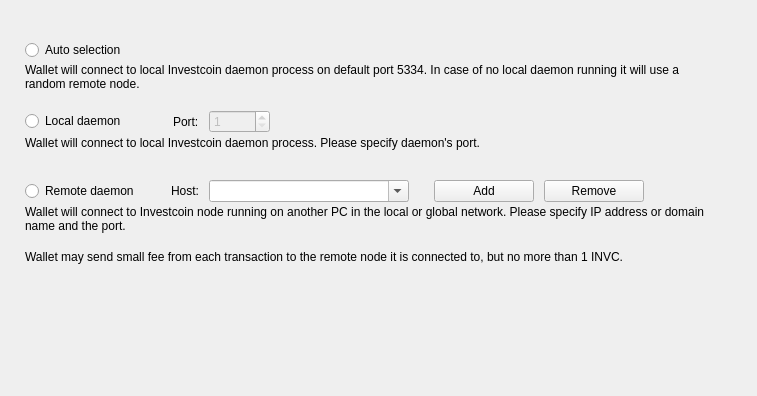
<?xml version="1.0" encoding="UTF-8"?>
<ui version="4.0">
 <class>ConnectionOptionsFrame</class>
 <widget class="QFrame" name="ConnectionOptionsFrame">
  <property name="geometry">
   <rect>
    <x>0</x>
    <y>0</y>
    <width>757</width>
    <height>396</height>
   </rect>
  </property>
  <property name="windowTitle">
   <string>Frame</string>
  </property>
  <property name="frameShape">
   <enum>QFrame::NoFrame</enum>
  </property>
  <property name="frameShadow">
   <enum>QFrame::Raised</enum>
  </property>
  <layout class="QVBoxLayout" name="verticalLayout_5">
   <property name="spacing">
    <number>0</number>
   </property>
   <property name="leftMargin">
    <number>25</number>
   </property>
   <property name="topMargin">
    <number>40</number>
   </property>
   <property name="rightMargin">
    <number>49</number>
   </property>
   <item>
    <widget class="QWidget" name="widget" native="true">
     <property name="sizePolicy">
      <sizepolicy hsizetype="Preferred" vsizetype="Fixed">
       <horstretch>0</horstretch>
       <verstretch>0</verstretch>
      </sizepolicy>
     </property>
     <property name="minimumSize">
      <size>
       <width>0</width>
       <height>70</height>
      </size>
     </property>
     <property name="maximumSize">
      <size>
       <width>16777215</width>
       <height>70</height>
      </size>
     </property>
     <layout class="QVBoxLayout" name="verticalLayout" stretch="0,1">
      <property name="spacing">
       <number>3</number>
      </property>
      <property name="leftMargin">
       <number>0</number>
      </property>
      <property name="topMargin">
       <number>0</number>
      </property>
      <property name="rightMargin">
       <number>0</number>
      </property>
      <property name="bottomMargin">
       <number>0</number>
      </property>
      <item>
       <widget class="QRadioButton" name="m_autoRadio">
        <property name="text">
         <string>Auto selection</string>
        </property>
        <attribute name="buttonGroup">
         <string notr="true">m_connectionButtonGroup</string>
        </attribute>
       </widget>
      </item>
      <item alignment="Qt::AlignTop">
       <widget class="WalletGui::WalletSmallGrayTextLabel" name="m_autoHelperLabel">
        <property name="text">
         <string>&lt;html&gt;&lt;head/&gt;&lt;body&gt;&lt;p&gt;Wallet will connect to local Investcoin daemon process on default port 5334. In case of no local daemon running it will use a random remote node.&lt;/p&gt;&lt;/body&gt;&lt;/html&gt;</string>
        </property>
        <property name="alignment">
         <set>Qt::AlignLeading|Qt::AlignLeft|Qt::AlignTop</set>
        </property>
        <property name="wordWrap">
         <bool>true</bool>
        </property>
        <property name="indent">
         <number>0</number>
        </property>
       </widget>
      </item>
     </layout>
    </widget>
   </item>
   <item>
    <widget class="QWidget" name="widget_3" native="true">
     <property name="sizePolicy">
      <sizepolicy hsizetype="Preferred" vsizetype="Fixed">
       <horstretch>0</horstretch>
       <verstretch>0</verstretch>
      </sizepolicy>
     </property>
     <property name="minimumSize">
      <size>
       <width>0</width>
       <height>70</height>
      </size>
     </property>
     <property name="maximumSize">
      <size>
       <width>16777215</width>
       <height>70</height>
      </size>
     </property>
     <layout class="QVBoxLayout" name="verticalLayout_3" stretch="0,1">
      <property name="spacing">
       <number>3</number>
      </property>
      <property name="leftMargin">
       <number>0</number>
      </property>
      <property name="topMargin">
       <number>0</number>
      </property>
      <property name="rightMargin">
       <number>0</number>
      </property>
      <property name="bottomMargin">
       <number>0</number>
      </property>
      <item>
       <layout class="QHBoxLayout" name="horizontalLayout">
        <property name="spacing">
         <number>10</number>
        </property>
        <item>
         <widget class="QRadioButton" name="m_localRadio">
          <property name="text">
           <string>Local daemon</string>
          </property>
          <attribute name="buttonGroup">
           <string notr="true">m_connectionButtonGroup</string>
          </attribute>
         </widget>
        </item>
        <item>
         <spacer name="horizontalSpacer">
          <property name="orientation">
           <enum>Qt::Horizontal</enum>
          </property>
          <property name="sizeType">
           <enum>QSizePolicy::Fixed</enum>
          </property>
          <property name="sizeHint" stdset="0">
           <size>
            <width>37</width>
            <height>20</height>
           </size>
          </property>
         </spacer>
        </item>
        <item>
         <widget class="QLabel" name="label">
          <property name="text">
           <string>Port:</string>
          </property>
         </widget>
        </item>
        <item alignment="Qt::AlignVCenter">
         <widget class="QSpinBox" name="m_localPortSpin">
          <property name="enabled">
           <bool>false</bool>
          </property>
          <property name="minimum">
           <number>1</number>
          </property>
          <property name="maximum">
           <number>65535</number>
          </property>
          <property name="value">
           <number>1</number>
          </property>
         </widget>
        </item>
        <item>
         <spacer name="horizontalSpacer_2">
          <property name="orientation">
           <enum>Qt::Horizontal</enum>
          </property>
          <property name="sizeHint" stdset="0">
           <size>
            <width>40</width>
            <height>20</height>
           </size>
          </property>
         </spacer>
        </item>
       </layout>
      </item>
      <item alignment="Qt::AlignTop">
       <widget class="WalletGui::WalletSmallGrayTextLabel" name="m_localHelperLabel">
        <property name="text">
         <string>&lt;html&gt;&lt;head/&gt;&lt;body&gt;&lt;p&gt;Wallet will connect to local Investcoin daemon process. Please specify daemon's port.&lt;/p&gt;&lt;/body&gt;&lt;/html&gt;</string>
        </property>
        <property name="alignment">
         <set>Qt::AlignLeading|Qt::AlignLeft|Qt::AlignTop</set>
        </property>
        <property name="wordWrap">
         <bool>true</bool>
        </property>
        <property name="indent">
         <number>0</number>
        </property>
       </widget>
      </item>
     </layout>
    </widget>
   </item>
   <item>
    <widget class="QWidget" name="widget_4" native="true">
     <property name="sizePolicy">
      <sizepolicy hsizetype="Preferred" vsizetype="Fixed">
       <horstretch>0</horstretch>
       <verstretch>0</verstretch>
      </sizepolicy>
     </property>
     <property name="minimumSize">
      <size>
       <width>0</width>
       <height>70</height>
      </size>
     </property>
     <property name="maximumSize">
      <size>
       <width>16777215</width>
       <height>70</height>
      </size>
     </property>
     <layout class="QVBoxLayout" name="verticalLayout_4" stretch="0,1">
      <property name="spacing">
       <number>3</number>
      </property>
      <property name="leftMargin">
       <number>0</number>
      </property>
      <property name="topMargin">
       <number>0</number>
      </property>
      <property name="rightMargin">
       <number>0</number>
      </property>
      <property name="bottomMargin">
       <number>0</number>
      </property>
      <item>
       <layout class="QHBoxLayout" name="horizontalLayout_2">
        <property name="spacing">
         <number>10</number>
        </property>
        <item>
         <widget class="QRadioButton" name="m_remoteRadio">
          <property name="text">
           <string>Remote daemon</string>
          </property>
          <attribute name="buttonGroup">
           <string notr="true">m_connectionButtonGroup</string>
          </attribute>
         </widget>
        </item>
        <item>
         <spacer name="horizontalSpacer_3">
          <property name="orientation">
           <enum>Qt::Horizontal</enum>
          </property>
          <property name="sizeType">
           <enum>QSizePolicy::Fixed</enum>
          </property>
          <property name="sizeHint" stdset="0">
           <size>
            <width>22</width>
            <height>20</height>
           </size>
          </property>
         </spacer>
        </item>
        <item>
         <widget class="QLabel" name="label_2">
          <property name="text">
           <string>Host:</string>
          </property>
         </widget>
        </item>
        <item>
         <widget class="QComboBox" name="remoteNodesComboBox">
          <property name="minimumSize">
           <size>
            <width>200</width>
            <height>0</height>
           </size>
          </property>
          <property name="editable">
           <bool>true</bool>
          </property>
          <property name="insertPolicy">
           <enum>QComboBox::InsertAtTop</enum>
          </property>
         </widget>
        </item>
        <item>
         <spacer name="horizontalSpacer_5">
          <property name="orientation">
           <enum>Qt::Horizontal</enum>
          </property>
          <property name="sizeType">
           <enum>QSizePolicy::Fixed</enum>
          </property>
          <property name="sizeHint" stdset="0">
           <size>
            <width>15</width>
            <height>20</height>
           </size>
          </property>
         </spacer>
        </item>
        <item>
         <widget class="WalletGui::WalletNormalBlueButton" name="addNodeButton">
          <property name="sizePolicy">
           <sizepolicy hsizetype="Preferred" vsizetype="Fixed">
            <horstretch>0</horstretch>
            <verstretch>0</verstretch>
           </sizepolicy>
          </property>
          <property name="minimumSize">
           <size>
            <width>100</width>
            <height>0</height>
           </size>
          </property>
          <property name="baseSize">
           <size>
            <width>150</width>
            <height>0</height>
           </size>
          </property>
          <property name="text">
           <string>Add</string>
          </property>
         </widget>
        </item>
        <item>
         <widget class="WalletGui::WalletNormalBlueButton" name="removeNodeButton">
          <property name="sizePolicy">
           <sizepolicy hsizetype="Preferred" vsizetype="Fixed">
            <horstretch>0</horstretch>
            <verstretch>0</verstretch>
           </sizepolicy>
          </property>
          <property name="minimumSize">
           <size>
            <width>100</width>
            <height>0</height>
           </size>
          </property>
          <property name="baseSize">
           <size>
            <width>150</width>
            <height>0</height>
           </size>
          </property>
          <property name="text">
           <string>Remove</string>
          </property>
         </widget>
        </item>
        <item>
         <spacer name="horizontalSpacer_4">
          <property name="orientation">
           <enum>Qt::Horizontal</enum>
          </property>
          <property name="sizeHint" stdset="0">
           <size>
            <width>30</width>
            <height>20</height>
           </size>
          </property>
         </spacer>
        </item>
       </layout>
      </item>
      <item alignment="Qt::AlignTop">
       <widget class="WalletGui::WalletSmallGrayTextLabel" name="m_remoteHelperLabel">
        <property name="text">
         <string>&lt;html&gt;&lt;head/&gt;&lt;body&gt;&lt;p&gt;Wallet will connect to Investcoin node running on another PC in the local or global network. Please specify IP address or domain name and the port.&lt;/p&gt;&lt;/body&gt;&lt;/html&gt;</string>
        </property>
        <property name="alignment">
         <set>Qt::AlignLeading|Qt::AlignLeft|Qt::AlignTop</set>
        </property>
        <property name="wordWrap">
         <bool>true</bool>
        </property>
        <property name="indent">
         <number>0</number>
        </property>
       </widget>
      </item>
     </layout>
    </widget>
   </item>
   <item>
    <widget class="WalletGui::WalletSmallGrayTextLabel" name="label_4">
     <property name="text">
      <string>&lt;html&gt;&lt;head/&gt;&lt;body&gt;&lt;p&gt;Wallet may send small fee from each transaction to the remote node it is connected to, but no more than 1 INVC.&lt;/p&gt;&lt;/body&gt;&lt;/html&gt;</string>
     </property>
     <property name="wordWrap">
      <bool>true</bool>
     </property>
    </widget>
   </item>
   <item>
    <spacer name="verticalSpacer">
     <property name="orientation">
      <enum>Qt::Vertical</enum>
     </property>
     <property name="sizeHint" stdset="0">
      <size>
       <width>665</width>
       <height>61</height>
      </size>
     </property>
    </spacer>
   </item>
  </layout>
 </widget>
 <customwidgets>
  <customwidget>
   <class>WalletGui::WalletSmallGrayTextLabel</class>
   <extends>QLabel</extends>
   <header>Gui/Common/WalletTextLabel.h</header>
  </customwidget>
  <customwidget>
   <class>WalletGui::WalletNormalBlueButton</class>
   <extends>QPushButton</extends>
   <header>Gui/Common/WalletBlueButton.h</header>
  </customwidget>
 </customwidgets>
 <resources/>
 <connections>
  <connection>
   <sender>m_connectionButtonGroup</sender>
   <signal>buttonClicked(int)</signal>
   <receiver>ConnectionOptionsFrame</receiver>
   <slot>connectionButtonClicked(int)</slot>
   <hints>
    <hint type="sourcelabel">
     <x>-1</x>
     <y>-1</y>
    </hint>
    <hint type="destinationlabel">
     <x>372</x>
     <y>197</y>
    </hint>
   </hints>
  </connection>
  <connection>
   <sender>m_localRadio</sender>
   <signal>toggled(bool)</signal>
   <receiver>m_localPortSpin</receiver>
   <slot>setEnabled(bool)</slot>
   <hints>
    <hint type="sourcelabel">
     <x>81</x>
     <y>194</y>
    </hint>
    <hint type="destinationlabel">
     <x>270</x>
     <y>193</y>
    </hint>
   </hints>
  </connection>
  <connection>
   <sender>addNodeButton</sender>
   <signal>clicked()</signal>
   <receiver>ConnectionOptionsFrame</receiver>
   <slot>addNodeClicked()</slot>
   <hints>
    <hint type="sourcelabel">
     <x>655</x>
     <y>191</y>
    </hint>
    <hint type="destinationlabel">
     <x>372</x>
     <y>197</y>
    </hint>
   </hints>
  </connection>
  <connection>
   <sender>removeNodeButton</sender>
   <signal>clicked()</signal>
   <receiver>ConnectionOptionsFrame</receiver>
   <slot>removeNodeClicked()</slot>
   <hints>
    <hint type="sourcelabel">
     <x>481</x>
     <y>191</y>
    </hint>
    <hint type="destinationlabel">
     <x>372</x>
     <y>197</y>
    </hint>
   </hints>
  </connection>
  <connection>
   <sender>remoteNodesComboBox</sender>
   <signal>editTextChanged(QString)</signal>
   <receiver>ConnectionOptionsFrame</receiver>
   <slot>remoteNodesComboChanged(QString)</slot>
   <hints>
    <hint type="sourcelabel">
     <x>306</x>
     <y>191</y>
    </hint>
    <hint type="destinationlabel">
     <x>372</x>
     <y>197</y>
    </hint>
   </hints>
  </connection>
 </connections>
 <slots>
  <slot>remoteHostNameChanged(QString)</slot>
  <slot>connectionButtonClicked(int)</slot>
  <slot>remoteNodesComboChanged(QString)</slot>
  <slot>addNodeClicked()</slot>
  <slot>removeNodeClicked()</slot>
 </slots>
 <buttongroups>
  <buttongroup name="m_connectionButtonGroup"/>
 </buttongroups>
</ui>
